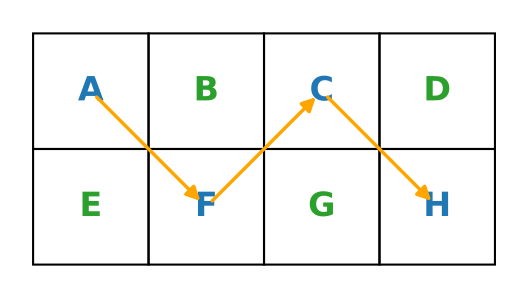

Write Python code to recreate this figure.
"""Generate a 4x2 grid of squares and save as ZigZag.pdf

This script creates a grid of 4 columns and 2 rows of equal squares
and saves the output as a PDF file named ZigZag.pdf in the same
directory as this script.
"""

from pathlib import Path
import matplotlib.pyplot as plt
import matplotlib.patches as patches


def draw_grid(cols=4, rows=2, square_size=1.0, padding=0.2, out_path=None):
    """Draw a grid of squares and save to a PDF file.

    Args:
        cols (int): Number of columns (default 4).
        rows (int): Number of rows (default 2).
        square_size (float): Side length of each square in plot units.
        padding (float): Padding around the grid (in same units).
        out_path (str or Path): Output PDF file path. If None, uses ZigZag.pdf
    """

    if out_path is None:
        out_path = Path(__file__).with_name("ZigZag.pdf")
    else:
        out_path = Path(out_path)

    width = cols * square_size
    height = rows * square_size

    fig_width = width + 2 * padding
    fig_height = height + 2 * padding

    fig, ax = plt.subplots(figsize=(fig_width * 1.5, fig_height * 1.5))

    # Draw squares and labels
    labels = [['E', 'F', 'G', 'H'], ['A', 'B', 'C', 'D']]  # r=0 bottom, r=1 top
    for r in range(rows):
        for c in range(cols):
            x = c * square_size + padding
            y = r * square_size + padding
            rect = patches.Rectangle((x, y), square_size, square_size,
                                     linewidth=1.5, edgecolor='black', facecolor='none')
            ax.add_patch(rect)
            # place centered label
            label = labels[r][c]
            # choose text color based on grouping
            path_letters = set(['A', 'F', 'C', 'H'])
            other_letters = set(['E', 'B', 'G', 'D'])
            path_color = 'tab:blue'
            other_color = 'tab:green'
            text_color = path_color if label in path_letters else other_color
            ax.text(x + square_size/2, y + square_size/2, label,
                    horizontalalignment='center', verticalalignment='center',
                    fontsize=int(square_size * 24), fontweight='bold', color=text_color, zorder=3)

    # Map labels to cell centers
    centers = {}
    for r in range(rows):
        for c in range(cols):
            label = labels[r][c]
            cx = c * square_size + padding + square_size / 2
            cy = r * square_size + padding + square_size / 2
            centers[label] = (cx, cy)

    # Draw orange arrows A -> F -> C -> H (one arrow per segment) on top of letters
    path = ['A', 'F', 'C', 'H']
    for i in range(len(path) - 1):
        start = centers[path[i]]
        end = centers[path[i + 1]]
        arrow = patches.FancyArrowPatch((start[0], start[1]), (end[0], end[1]),
                                        arrowstyle='-|>', color='orange', linewidth=2.5,
                                        mutation_scale=20, shrinkA=6, shrinkB=6, zorder=5)
        ax.add_patch(arrow)

    # Configure axes
    ax.set_xlim(0, width + 2 * padding)
    ax.set_ylim(0, height + 2 * padding)
    ax.set_aspect('equal')
    ax.axis('off')

    # Save as PDF
    fig.savefig(out_path, bbox_inches='tight')
    plt.close(fig)

    return out_path


if __name__ == '__main__':
    out = draw_grid(cols=4, rows=2)
    print(f"Saved grid PDF to: {out}")
